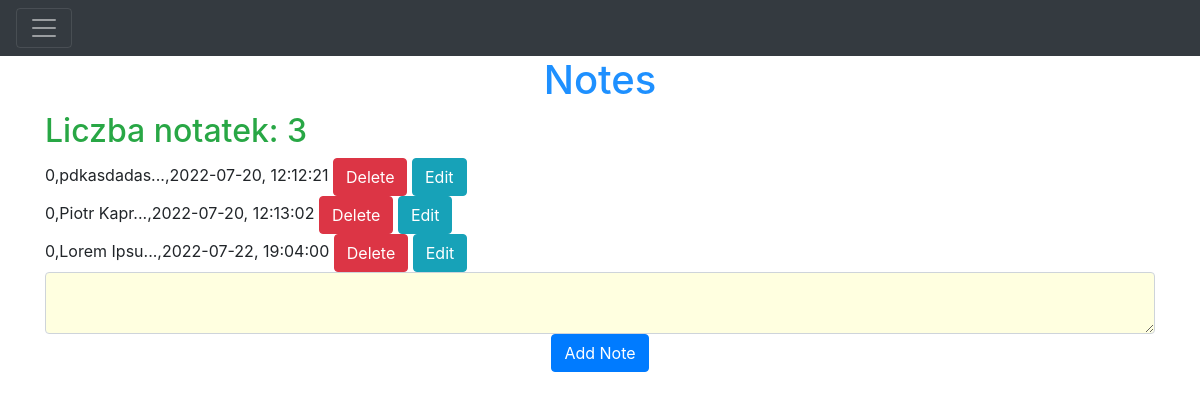
Page / (signed in) on the earlier database version.
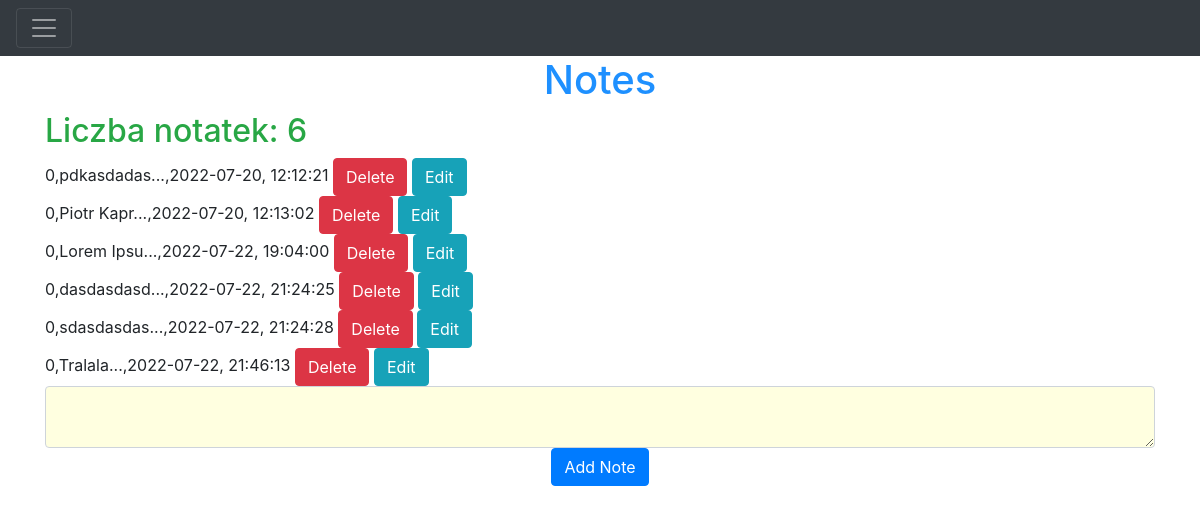
Same page on the later database version.
### strona/models.py (models this page shows)
class Note(db.Model):
    id = db.Column(db.Integer, primary_key=True)
    notatka = db.Column(db.String(10000))
    data = db.Column(db.DateTime(timezone=True), default=func.now())
    user_id = db.Column(db.Integer, db.ForeignKey('user.id'))
    Note_count = 0
    def __str__(self):
        self.notka = self.notatka[0:10]
        self.printable_date = self.data
        return f'{self.Note_count},{self.notka}...,{self.printable_date.strftime("%Y-%m-%d, %H:%M:%S")}'

### strona/views.py (the view, shortened to what this page needs)
@views.route('/', methods=['GET', 'POST'])
@login_required
def home():
    note = request.form.get('note')
    rows = db.session.query(Note).count()
    return render_template("home.html", user=current_user, rows=rows)

### strona/__init__.py (called while the page is built)
def create_app():
    app = Flask(__name__)
    app.secret_key = "Piotr"
    app.config['SQLALCHEMY_DATABASE_URI'] = f'sqlite:///{DB_NAME}'
    db.init_app(app)
    from .views import views
    from .auth import auth
    app.register_blueprint(views, url_prefix='/')
    app.register_blueprint(auth, url_prefix='/')
    from .models import Note, User
    create_database(app)
    login_manager = LoginManager()
    login_manager.login_view = 'auth.login'
    login_manager.init_app(app)
    @login_manager.user_loader
    def load_user(id):
        return User.query.get(int(id))
    return app

### strona/Templates/home.html (shortened to what this page needs)
{% extends "base.html" %}
{% block content %}
    <h1 style="color:dodgerblue" align="center">Notes</h1>
    <ul class="list-group list-group-flush" id="notes">
        <h2 style="color: #28a745"> Liczba notatek: {{ rows }}</h2>
        {% for note in  user.notes %}
            <div>
                {{ note }}
                <a href="{{ url_for('views.delete_post', id = note.id) }}">
                    <button type="button" class="btn btn-danger">Delete</button>
                </a>
                <a href="{{ url_for('views.edit_post', id = note.id) }}">
                    <button type="button" class="btn btn-info">Edit</button>
                </a>
            </div>
        {% endfor %}
        <form method="post">
            <div align="center">
                <textarea style="background-color:lightyellow" name="note" id="note" class="form-control"></textarea>
                <button type="submit" class="btn btn-primary">Add Note</button>
            </div>
        </form>
{% endblock %}

### strona/Templates/base.html (shortened to what this page needs)
<!DOCTYPE html>
<html lang="en">
<head>
    <link
            rel="stylesheet"
            href="https://stackpath.bootstrapcdn.com/bootstrap/4.4.1/css/bootstrap.min.css"
    />
    <link
            rel="stylesheet"
            href="https://stackpath.bootstrapcdn.com/font-awesome/4.7.0/css/font-awesome.min.css"
    />
</head>
<body>
<nav class="navbar navbar-exand-lg navbar-dark bg-dark">
    <button class="navbar-toggler"
            type="button"
            data-toggle="collapse"
            data-target="#navbar">
        <span class="navbar-toggler-icon"></span>
    </button>
</nav>
<div class="container">
    {% block content %}
    {% endblock %}
</div>
</body>
</html>

Differences in the rows shown:
added Note: notatka+data "0,dasdasdasd...,2022-07-22, 21:24:25"
added Note: notatka+data "0,sdasdasdas...,2022-07-22, 21:24:28"
added Note: notatka+data "0,Tralala...,2022-07-22, 21:46:13"
Other differences:
{{ rows }}: "3" → "6"
